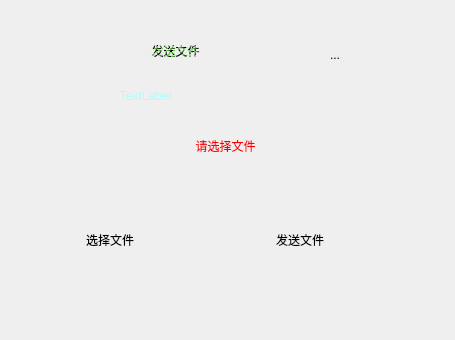
<?xml version="1.0" encoding="UTF-8"?>
<ui version="4.0">
 <class>sendfiledialog</class>
 <widget class="QWidget" name="sendfiledialog">
  <property name="geometry">
   <rect>
    <x>0</x>
    <y>0</y>
    <width>455</width>
    <height>340</height>
   </rect>
  </property>
  <property name="minimumSize">
   <size>
    <width>455</width>
    <height>340</height>
   </size>
  </property>
  <property name="maximumSize">
   <size>
    <width>455</width>
    <height>340</height>
   </size>
  </property>
  <property name="windowTitle">
   <string>SendFile</string>
  </property>
  <property name="styleSheet">
   <string notr="true">QWidget#widget
{
	
	background-image: url(:/Client/QT/icon/Background_2.jpg);

}</string>
  </property>
  <widget class="QLabel" name="label_title">
   <property name="geometry">
    <rect>
     <x>90</x>
     <y>30</y>
     <width>171</width>
     <height>41</height>
    </rect>
   </property>
   <property name="styleSheet">
    <string notr="true">font: 28pt &quot;华文隶书&quot;;
color: qlineargradient(spread:repeat, x1:0.72043, y1:0.732955, x2:1, y2:1, stop:0.134409 rgba(0, 0, 0, 255), stop:0.833333 rgba(96, 198, 66, 233));</string>
   </property>
   <property name="text">
    <string>发送文件</string>
   </property>
   <property name="alignment">
    <set>Qt::AlignCenter</set>
   </property>
  </widget>
  <widget class="QLabel" name="label_message">
   <property name="geometry">
    <rect>
     <x>50</x>
     <y>120</y>
     <width>351</width>
     <height>51</height>
    </rect>
   </property>
   <property name="styleSheet">
    <string notr="true">font: 75 12pt &quot;Comic Sans MS&quot;;
color: rgb(255, 0, 0);</string>
   </property>
   <property name="text">
    <string>请选择文件</string>
   </property>
   <property name="alignment">
    <set>Qt::AlignCenter</set>
   </property>
  </widget>
  <widget class="QLabel" name="label_people">
   <property name="geometry">
    <rect>
     <x>60</x>
     <y>70</y>
     <width>171</width>
     <height>51</height>
    </rect>
   </property>
   <property name="styleSheet">
    <string notr="true">font: 75 14pt &quot;Comic Sans MS&quot;;
color: rgb(170, 255, 255);</string>
   </property>
   <property name="text">
    <string>TextLabel</string>
   </property>
   <property name="alignment">
    <set>Qt::AlignCenter</set>
   </property>
  </widget>
  <widget class="QToolButton" name="pushButton_selectfile">
   <property name="geometry">
    <rect>
     <x>50</x>
     <y>180</y>
     <width>120</width>
     <height>120</height>
    </rect>
   </property>
   <property name="minimumSize">
    <size>
     <width>120</width>
     <height>120</height>
    </size>
   </property>
   <property name="maximumSize">
    <size>
     <width>120</width>
     <height>120</height>
    </size>
   </property>
   <property name="styleSheet">
    <string notr="true">
	border-style:none;
	font: 18pt &quot;华文隶书&quot;;


</string>
   </property>
   <property name="text">
    <string>选择文件</string>
   </property>
   <property name="icon">
    <iconset resource="Client.qrc">
     <normaloff>:/Client/QT/icon/SlectFile.png</normaloff>:/Client/QT/icon/SlectFile.png</iconset>
   </property>
   <property name="iconSize">
    <size>
     <width>75</width>
     <height>75</height>
    </size>
   </property>
   <property name="toolButtonStyle">
    <enum>Qt::ToolButtonTextUnderIcon</enum>
   </property>
  </widget>
  <widget class="QToolButton" name="pushButton_sendfile">
   <property name="geometry">
    <rect>
     <x>240</x>
     <y>180</y>
     <width>120</width>
     <height>120</height>
    </rect>
   </property>
   <property name="minimumSize">
    <size>
     <width>120</width>
     <height>120</height>
    </size>
   </property>
   <property name="maximumSize">
    <size>
     <width>120</width>
     <height>120</height>
    </size>
   </property>
   <property name="styleSheet">
    <string notr="true">
	border-style:none;
	font: 18pt &quot;华文隶书&quot;;


</string>
   </property>
   <property name="text">
    <string>发送文件</string>
   </property>
   <property name="icon">
    <iconset resource="Client.qrc">
     <normaloff>:/Client/QT/icon/SendFile_blue.png</normaloff>:/Client/QT/icon/SendFile_blue.png</iconset>
   </property>
   <property name="iconSize">
    <size>
     <width>75</width>
     <height>75</height>
    </size>
   </property>
   <property name="toolButtonStyle">
    <enum>Qt::ToolButtonTextUnderIcon</enum>
   </property>
  </widget>
  <widget class="QToolButton" name="toolButton">
   <property name="geometry">
    <rect>
     <x>290</x>
     <y>10</y>
     <width>90</width>
     <height>90</height>
    </rect>
   </property>
   <property name="minimumSize">
    <size>
     <width>90</width>
     <height>90</height>
    </size>
   </property>
   <property name="maximumSize">
    <size>
     <width>90</width>
     <height>90</height>
    </size>
   </property>
   <property name="styleSheet">
    <string notr="true">border-style:none;
</string>
   </property>
   <property name="text">
    <string>...</string>
   </property>
   <property name="icon">
    <iconset resource="Client.qrc">
     <normaloff>:/Client/QT/icon/talk.png</normaloff>:/Client/QT/icon/talk.png</iconset>
   </property>
   <property name="iconSize">
    <size>
     <width>75</width>
     <height>75</height>
    </size>
   </property>
  </widget>
  <widget class="QWidget" name="widget" native="true">
   <property name="geometry">
    <rect>
     <x>0</x>
     <y>0</y>
     <width>455</width>
     <height>340</height>
    </rect>
   </property>
   <property name="minimumSize">
    <size>
     <width>455</width>
     <height>340</height>
    </size>
   </property>
   <property name="maximumSize">
    <size>
     <width>455</width>
     <height>340</height>
    </size>
   </property>
  </widget>
  <zorder>widget</zorder>
  <zorder>label_title</zorder>
  <zorder>label_message</zorder>
  <zorder>label_people</zorder>
  <zorder>pushButton_selectfile</zorder>
  <zorder>pushButton_sendfile</zorder>
  <zorder>toolButton</zorder>
 </widget>
 <resources>
  <include location="Client.qrc"/>
 </resources>
 <connections/>
</ui>
